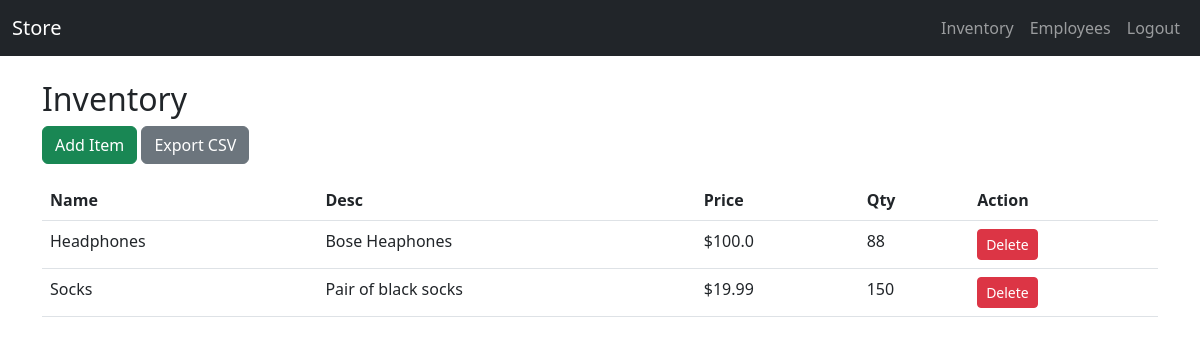
The app's page /manage/inventory (signed in) with its own data.
### tables this page shows
CREATE TABLE inventory (
        id INTEGER PRIMARY KEY AUTOINCREMENT,
        name TEXT NOT NULL,
        description TEXT,
        price REAL NOT NULL,
        quantity INTEGER NOT NULL
    );

### app.py (the view)
@app.route('/manage/inventory')
@login_required
@role_required('admin','employee')
def manage_inventory():
    db=get_db();c=db.cursor();c.execute("SELECT id,name,description,price,quantity FROM inventory");items=c.fetchall();db.close()
    return render_template('management.html', items=items)

### app.py (called while the page is built)
def get_db():
    return sqlite3.connect(DB)

def login_required(f):
    @wraps(f)
    def wrapper(*args, **kwargs):
        if 'user_id' not in session:
            flash('Please log in.')
            return redirect(url_for('login'))
        return f(*args, **kwargs)
    return wrapper

def role_required(*roles):
    def decorator(f):
        @wraps(f)
        def wrapper(*args, **kwargs):
            if session.get('role') not in roles:
                flash('Access denied.')
                return redirect(url_for('index'))
            return f(*args, **kwargs)
        return wrapper
    return decorator

### templates/management.html (shortened to what this page needs)
{% extends "base.html" %}
{% block content %}
  <h2>Inventory</h2>
  <p><a class="btn btn-success" href="{{ url_for('add_inventory') }}">Add Item</a>
     <a class="btn btn-secondary" href="{{ url_for('download_inventory') }}">Export CSV</a></p>
  <table class="table">
    <thead><tr><th>Name</th><th>Desc</th><th>Price</th><th>Qty</th><th>Action</th></tr></thead>
    <tbody>
      {% for id,name,desc,price,qty in items %}
        <tr>
          <td>{{ name }}</td>
          <td>{{ desc }}</td>
          <td>${{ price }}</td>
          <td>{{ qty }}</td>
          <td>
            <a class="btn btn-sm btn-danger"
               href="{{ url_for('delete_inventory', item_id=id) }}"
               onclick="return confirm('Delete this item?');">Delete</a>
          </td>
        </tr>
      {% endfor %}
    </tbody>
  </table>
{% endblock %}

### records on screen
inventory: name "Headphones", description "Bose Heaphones", price "100.0", quantity "88"
inventory: name "Socks", description "Pair of black socks", price "19.99", quantity "150"
